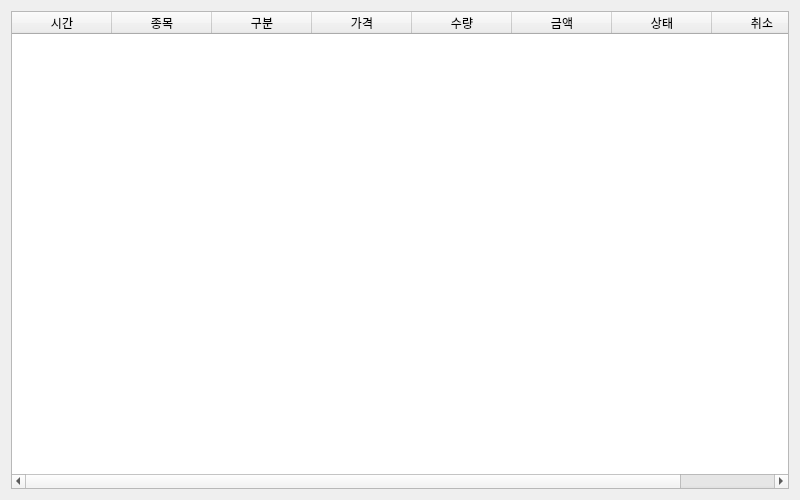
<?xml version="1.0" encoding="UTF-8"?>
<ui version="4.0">
 <class>OrderHistory</class>
 <widget class="QWidget" name="OrderHistory">
  <property name="geometry">
   <rect>
    <x>0</x>
    <y>0</y>
    <width>800</width>
    <height>500</height>
   </rect>
  </property>
  <property name="windowTitle">
   <string>주문 내역</string>
  </property>
  <layout class="QVBoxLayout" name="verticalLayout">
   <item>
    <widget class="QTableWidget" name="tableWidget">
     <column>
      <property name="text">
       <string>시간</string>
      </property>
     </column>
     <column>
      <property name="text">
       <string>종목</string>
      </property>
     </column>
     <column>
      <property name="text">
       <string>구분</string>
      </property>
     </column>
     <column>
      <property name="text">
       <string>가격</string>
      </property>
     </column>
     <column>
      <property name="text">
       <string>수량</string>
      </property>
     </column>
     <column>
      <property name="text">
       <string>금액</string>
      </property>
     </column>
     <column>
      <property name="text">
       <string>상태</string>
      </property>
     </column>
     <column>
      <property name="text">
       <string>취소</string>
      </property>
     </column>
    </widget>
   </item>
  </layout>
 </widget>
 <resources/>
 <connections/>
</ui>
